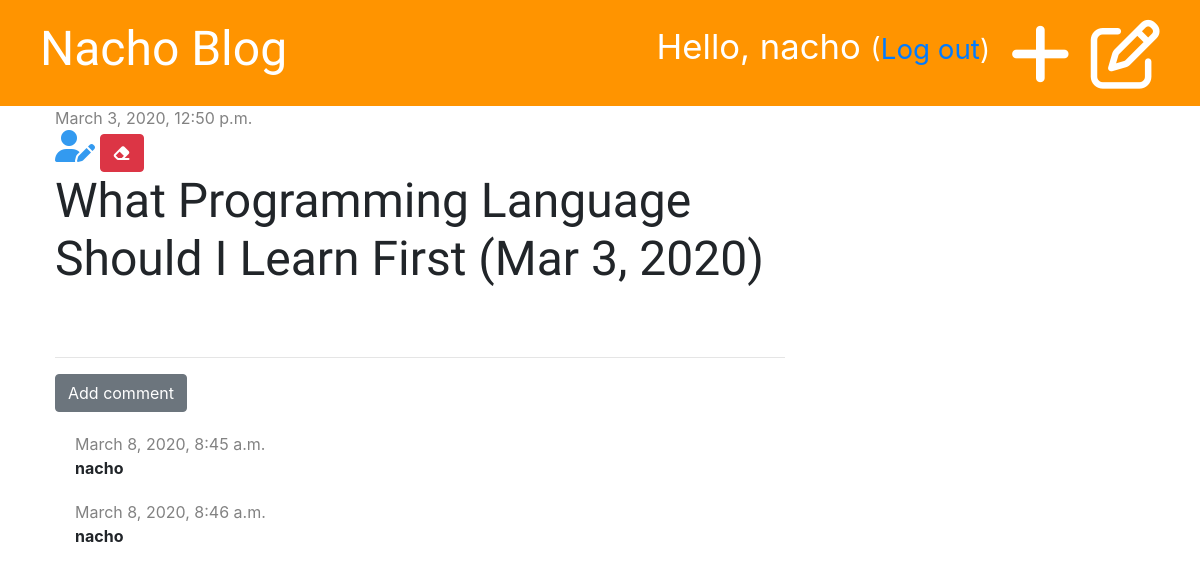
The app's page /post/1/ (signed in) with its own data.
### blog/models.py (models this page shows, shortened)
class Post(models.Model):
    author = models.ForeignKey('auth.User', on_delete=models.CASCADE)
    title = models.CharField(max_length=200)
    text = models.TextField()
    created_date = models.DateTimeField(default=timezone.now)
    published_date = models.DateTimeField(blank=True, null=True)

class Comment(models.Model):
    post = models.ForeignKey('blog.Post', on_delete=models.CASCADE, related_name='comments')
    author = models.CharField(max_length=200)
    text = models.TextField()
    created_date = models.DateTimeField(default=timezone.now)
    approved = models.BooleanField(default=False)

### blog/views.py (the view)
# urls.py: path('post/<int:pk>/', views.post_detail, name='post_detail'),
def post_detail(request, pk):
    post = get_object_or_404(Post, pk=pk)
    stuff_for_frontend = {'post': post}
    return render(request, 'blog/post_detail.html', stuff_for_frontend)

### blog/templatetags/markdownify.py (called while the page is built)
@register.filter
def markdown(value):
    renderer = HighlightRenderer()
    markdown = mistune.Markdown(renderer=renderer)
    return markdown(value)

### blog/templates/blog/post_detail.html (shortened to what this page needs)
{% extends 'blog/base.html' %}
{% load markdownify %}
{% block content %}
    <div class="post">
        {% if post.published_date %}
            <div class="date">
                {{ post.published_date }}
            </div>
        {% else %}
            <a href="{% url 'post_publish' pk=post.pk %}" class="btn btn-primary">Publish</a>
        {% endif %}
        {% if user.is_authenticated %}
            <a href="{% url 'post_edit' pk=post.pk %}"><i class="fas fa-user-edit fa-2x" style="color: #339af0"></i></a>
            <a href="{% url 'post_delete' pk=post.pk %}" class="btn btn-danger"
                onclick="return confirm('Are you sure you want to delete this post?')">
                <i class="fas fa-eraser"></i>
            </a>
        {% endif %}
        <h1>{{ post.title }}</h1>
    </div>
    <hr>
    <a href="{% url 'add_comment_to_post' pk=post.pk %}" class="btn btn-secondary">Add comment</a>
    {% for comment in post.comments.all %}
        {% if user.is_authenticated or comment.approved %}
            <div class="comment">
                <div class="date">
                    {{ comment.created_date }}
                </div>
                <strong>{{ comment.author }}</strong>
            </div>
        {% endif %}
    {% empty %}
        <p>No comments yet...</p>
    {% endfor %}
{% endblock %}

### blog/templates/blog/base.html (shortened to what this page needs)
{% load static %}
<!DOCTYPE html>
<html lang="en">
<head>
    <link rel="stylesheet" href="https://stackpath.bootstrapcdn.com/bootstrap/4.3.1/css/bootstrap.min.css">
    <link rel="stylesheet" href="{% static 'css/blog.css' %}">
    <link rel="stylesheet" href="{% static 'css/zenburn.css' %}">
</head>
<body>
    <div class="page-header">
        {% if user.is_authenticated %}
            <a href="{% url 'post_draft_list' %}" class="top-menu"><i class="far fa-edit fa-2x"></i></a>
            <a href="{% url 'post_new' %}" class="top-menu"><i class="fas fa-plus fa-2x"></i></a>
            <p class="top-menu">Hello, {{user.username }} <small>(<a href="{% url 'logout' %}">Log out</a>)</small></p>
        {% else %}
        <a href="{% url 'login' %}" class="top-menu"><i class="fas fa-signature fa-2x"></i></a>
        {% endif %}
        <h1><a href="{% url "post_list" %}">Nacho Blog</a></h1>
    </div>
    <div class="content container">
        <div class="row">
            <div class="col-md-8">
                {% block content %}
                {% endblock %}
            </div>
        </div>
    </div>
</body>
</html>

### blog/static/css/blog.css (style rules this page uses)
.page-header { background-color: #ff9400; margin-top: 0; padding: 20px 20px 20px 40px; }
.page-header h1, .page-header h1 a { color: #ffffff; font-size: 36pt; text-decoration: none; }
.content { margin-left: 40px; }
h1, h2, h3, h4 { font-family: 'Tangerine', 'Inconsolata', 'Droid Sans', serif; font-size: 48px; }
.date { color: #828282; }
.post { margin-bottom: 70px; }
.top-menu, .top-menu:hover { color: #ffffff; float: right; font-size: 26pt; margin-right: 20px; }
.comment { margin: 20px 0px 20px 20px; }

### records on screen
Post: published_date "March 3, 2020, 12:50 p.m.", title "What Programming Language Should I Learn First (Mar 3, 2020)"
Comment: created_date "March 8, 2020, 8:45 a.m.", author "nacho"
Comment: created_date "March 8, 2020, 8:46 a.m.", author "nacho"

### other values on screen
{{ user.username }} "nacho"
